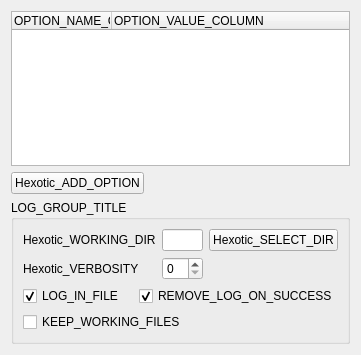
<?xml version="1.0" encoding="UTF-8"?>
<ui version="4.0">
 <class>HexoticPluginGUI_AdvWidget_QTD</class>
 <widget class="QWidget" name="HexoticPluginGUI_AdvWidget_QTD">
  <property name="geometry">
   <rect>
    <x>0</x>
    <y>0</y>
    <width>344</width>
    <height>355</height>
   </rect>
  </property>
  <property name="windowTitle">
   <string>Form</string>
  </property>
  <layout class="QGridLayout" name="gridLayout_3" rowstretch="0,0,0">
   <item row="0" column="0" colspan="2">
    <widget class="HexoticPluginGUI_TreeWidget" name="myOptionTable">
     <property name="sizePolicy">
      <sizepolicy hsizetype="Expanding" vsizetype="Preferred">
       <horstretch>0</horstretch>
       <verstretch>2</verstretch>
      </sizepolicy>
     </property>
     <property name="editTriggers">
      <set>QAbstractItemView::DoubleClicked|QAbstractItemView::EditKeyPressed</set>
     </property>
     <property name="tabKeyNavigation">
      <bool>true</bool>
     </property>
     <column>
      <property name="text">
       <string>OPTION_NAME_COLUMN</string>
      </property>
      <property name="font">
       <font>
        <weight>50</weight>
        <bold>false</bold>
       </font>
      </property>
     </column>
     <column>
      <property name="text">
       <string>OPTION_VALUE_COLUMN</string>
      </property>
      <property name="font">
       <font>
        <weight>50</weight>
        <bold>false</bold>
       </font>
      </property>
     </column>
    </widget>
   </item>
   <item row="1" column="1">
    <spacer name="horizontalSpacer">
     <property name="orientation">
      <enum>Qt::Horizontal</enum>
     </property>
     <property name="sizeHint" stdset="0">
      <size>
       <width>188</width>
       <height>20</height>
      </size>
     </property>
    </spacer>
   </item>
   <item row="2" column="0" colspan="2">
    <widget class="QGroupBox" name="logGroupBox">
     <property name="sizePolicy">
      <sizepolicy hsizetype="Preferred" vsizetype="Minimum">
       <horstretch>0</horstretch>
       <verstretch>0</verstretch>
      </sizepolicy>
     </property>
     <property name="title">
      <string>LOG_GROUP_TITLE</string>
     </property>
     <layout class="QGridLayout" name="gridLayout_2">
      <item row="0" column="0">
       <layout class="QGridLayout" name="gridLayout">
        <item row="0" column="0">
         <widget class="QLabel" name="workingDirectoryLabel">
          <property name="text">
           <string>Hexotic_WORKING_DIR</string>
          </property>
         </widget>
        </item>
        <item row="0" column="1">
         <widget class="QLineEdit" name="myHexoticWorkingDir"/>
        </item>
        <item row="0" column="2">
         <widget class="QPushButton" name="dirBtn">
          <property name="text">
           <string>Hexotic_SELECT_DIR</string>
          </property>
         </widget>
        </item>
        <item row="1" column="0">
         <widget class="QLabel" name="verboseLevelLabel">
          <property name="text">
           <string>Hexotic_VERBOSITY</string>
          </property>
         </widget>
        </item>
        <item row="1" column="1">
         <widget class="QSpinBox" name="myHexoticVerbosity"/>
        </item>
       </layout>
      </item>
      <item row="1" column="0">
       <layout class="QHBoxLayout" name="horizontalLayout">
        <item>
         <widget class="QCheckBox" name="logInFileCheck">
          <property name="text">
           <string>LOG_IN_FILE</string>
          </property>
          <property name="checked">
           <bool>true</bool>
          </property>
         </widget>
        </item>
        <item>
         <widget class="QCheckBox" name="removeLogOnSuccessCheck">
          <property name="text">
           <string>REMOVE_LOG_ON_SUCCESS</string>
          </property>
          <property name="checked">
           <bool>true</bool>
          </property>
         </widget>
        </item>
       </layout>
      </item>
      <item row="2" column="0">
       <widget class="QCheckBox" name="keepWorkingFilesCheck">
        <property name="text">
         <string>KEEP_WORKING_FILES</string>
        </property>
        <property name="autoExclusive">
         <bool>false</bool>
        </property>
       </widget>
      </item>
     </layout>
    </widget>
   </item>
   <item row="1" column="0">
    <widget class="QPushButton" name="addBtn">
     <property name="text">
      <string>Hexotic_ADD_OPTION</string>
     </property>
    </widget>
   </item>
  </layout>
 </widget>
 <customwidgets>
  <customwidget>
   <class>HexoticPluginGUI_TreeWidget</class>
   <extends>QTreeWidget</extends>
   <header location="global">HexoticPluginGUI_TreeWidget.h</header>
  </customwidget>
 </customwidgets>
 <resources/>
 <connections/>
</ui>
